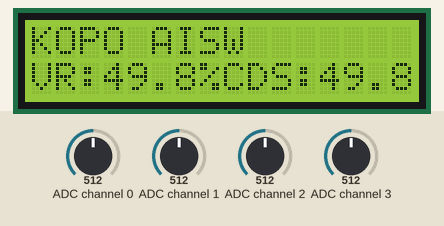
Simulated run of this program. Board: Raspberry Pi (BCM pin numbers). On the bench: 16×2 character LCD. The test bench sets the inputs (shaded band); at power-on: ADC channel 0 = 512, ADC channel 1 = 512, ADC channel 2 = 512, ADC channel 3 = 512 (analog values on the 0–1023 scale). What the program prints to the terminal is not drawn.

Above: at 3.5 s.
4.6 s: ADC channel 0 set to 716
At 6.4 s:
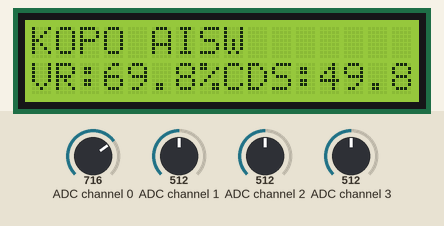
7.6 s: ADC channel 1 set to 716
At 8.6 s:
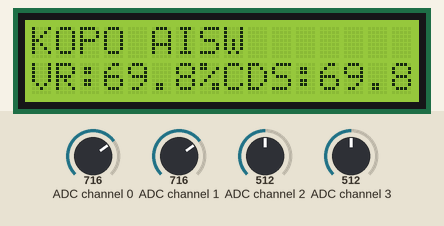
10.3 s: ADC channel 2 set to 716
At 11.9 s:
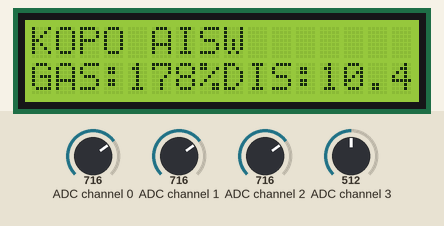
13.3 s: ADC channel 3 set to 716
At 16.1 s:
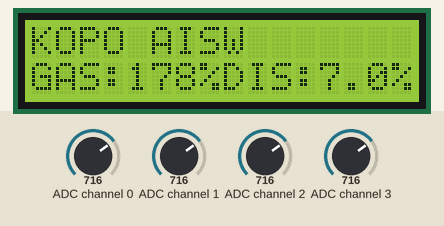
16.3 s: ADC channel 0 set to 992
At 17.3 s:
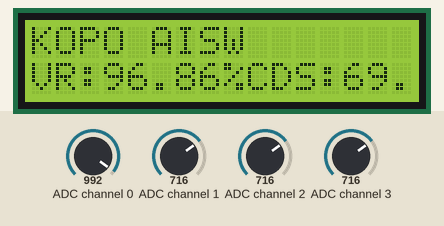
19.0 s: ADC channel 1 set to 739
At 21.7 s:
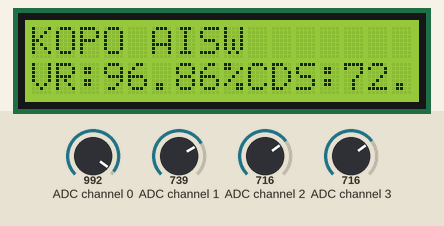
Timing chart, 0 to 23.0 s (numbered marks = the images above; inputs shaded):
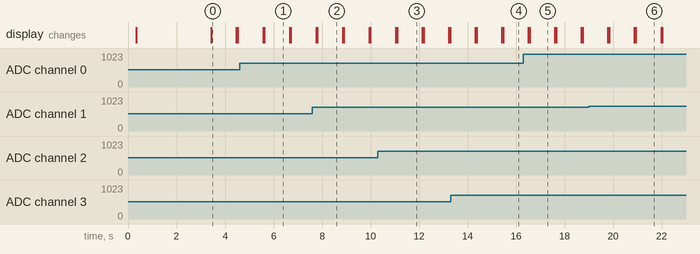

The program:

i2c_module_2.py
```python
# LCD창에 글자 1초마다 업데이트

from i2c_class import read_i2c
from i2c_class import write_i2c
import I2C_LCD_driver
import time

RED_LED = 0b00000001
GREEN_LED = 0b00000010
BLUE_LED = 0b00000100
RELAY_1 = 0b00010000
RELAY_2 = 0b00100000

textLcd = I2C_LCD_driver.lcd()
textLcd.lcd_display_string("KOPO AISW", 1)
textLcd.lcd_display_string("I2C_BUS TEST", 2)

adc = read_i2c()
write = write_i2c()

print("VR:"+str(adc.vr_read()) +" %")
print("CdS:"+str(adc.cds_read()) + " %")
print("GAS:"+str(adc.gas_read())+ " GAS")
print("Distance:"+str(adc.psd_read())+ " cm")
textLcd.lcd_display_string(str(adc.vr_read())+" %" + str(adc.cds_read()) + " %", 2)

write.On(RED_LED)
time.sleep(0.5)
write.On(GREEN_LED)
time.sleep(0.5)
write.On(BLUE_LED)
time.sleep(0.5)
write.Off(RED_LED| GREEN_LED| BLUE_LED)
time.sleep(0.5)
write.On(RELAY_1 | RELAY_2)
time.sleep(0.5)
write.Off(RELAY_1 | RELAY_2)
time.sleep(0.5)

try:
    while(1):
        textLcd.lcd_display_string("KOPO AISW", 1)
        textLcd.lcd_display_string("VR:"+str(adc.vr_read())+"%" + "CDS:"+str(adc.cds_read()) + "%", 2)
        time.sleep(1)
        textLcd.lcd_clear()
        textLcd.lcd_display_string("KOPO AISW", 1)
        textLcd.lcd_display_string("GAS:"+str(adc.gas_read())+"%" + "DIS:"+str(adc.psd_read()) + "%", 2)
        time.sleep(1)
        textLcd.lcd_clear()
except KeyboardInterrupt:
    pass
```

i2c_class.py
```python
import smbus
import math

class read_i2c:
    bus = None
    i2c_address = 0x48
    command = 0x44

    def __init__(self):
        self.bus = smbus.SMBus(1)

    def vr_read(self):
        adc_data = self.bus.read_i2c_block_data(self.i2c_address, self.command, 5)
        VrValue = adc_data[1]
        VrValue = VrValue * 100 / 255
        VrValue = round(VrValue, 2)
        return VrValue

    def cds_read(self):
        adc_data = self.bus.read_i2c_block_data(self.i2c_address, self.command, 5)
        CdsValue = adc_data[2]
        CdsValue = CdsValue * 100 / 255
        CdsValue = round(CdsValue, 2)
        return CdsValue

    def gas_read(self):
        adc_data = self.bus.read_i2c_block_data(self.i2c_address, self.command, 5)
        GasValue = adc_data[3]
        return GasValue

    def psd_read(self):
        adc_data = self.bus.read_i2c_block_data(self.i2c_address, self.command, 5)
        Psdvalue = (adc_data[4] / 255.0 * 3.3) * 3 / 2
        Psdvalue = 29.988 * math.pow(Psdvalue , -1.173)
        Psdvalue = round(Psdvalue, 2)
        return Psdvalue

class write_i2c:
    state = 0b00000000
    bus = None

    def __init__(self):
        self.bus = smbus.SMBus(1)
    def On(self, cmd):
        self.state = (self.state | cmd)
        print(self.state)
        self.bus.write_byte(0x20, self.state)
    def Off(self, cmd):
        self.state = (self.state & (~cmd))
        print(self.state)
        self.bus.write_byte(0x20, self.state)
```

Measured:
- what the display in image 0 shows lasts 1.1 s, from 3.4 s to 4.5 s
